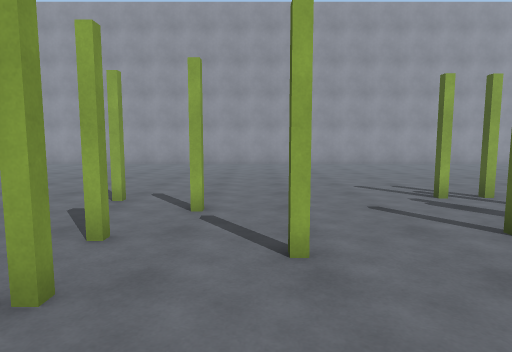
view 1 (above)

23 first-person views from a walk through a scene from a Unity 3-D project. The camera is 1.5 m above the floor, tilts 6° down and sees 75° across. The floor is counted in squares, 1 m on a side. Each view is taken from the middle of a square. On the plan, view 1 faces up. The plan holds only what a view shows up to about 15 squares ahead; the rest is blank. The place goes on beyond the plan.

view 2
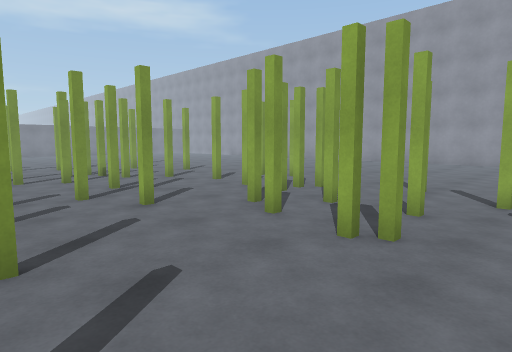

view 3
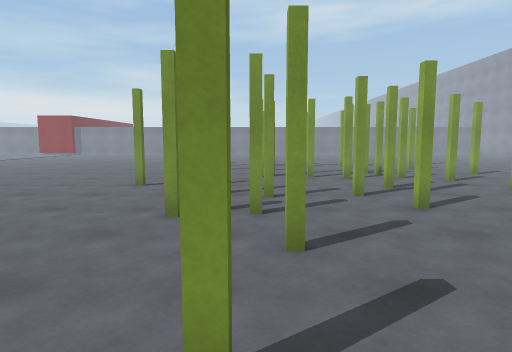

view 4
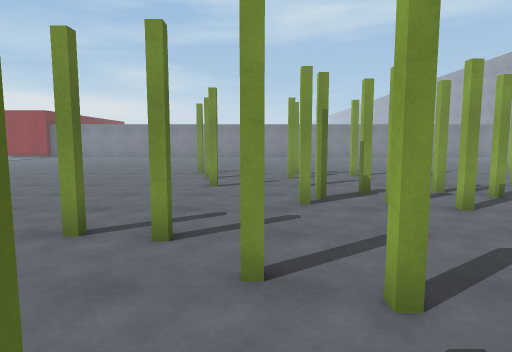

view 5
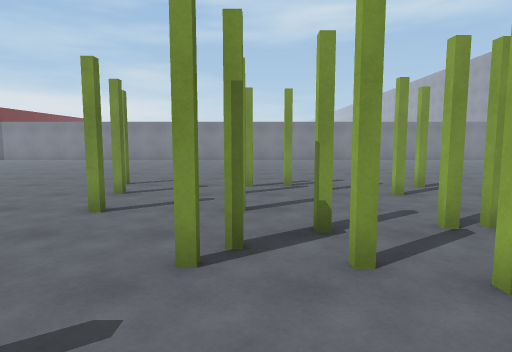

view 6
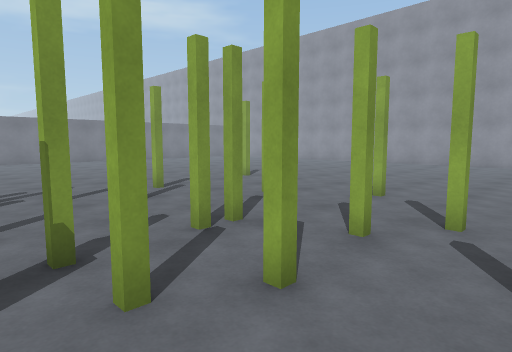

view 7
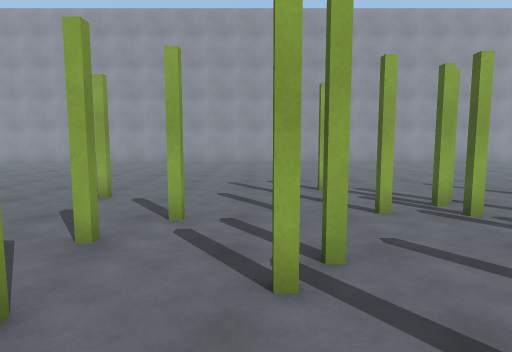

view 8
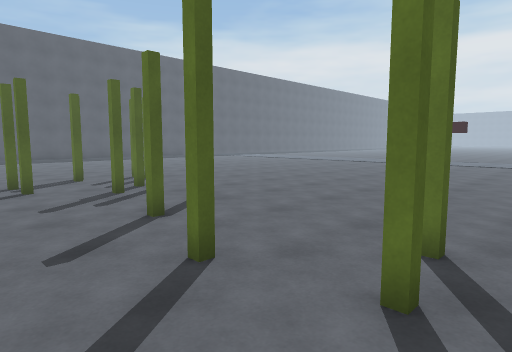

view 9
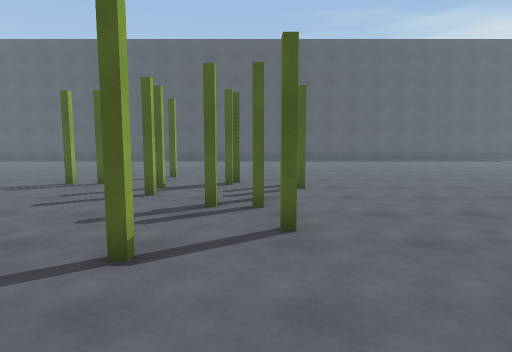

view 10
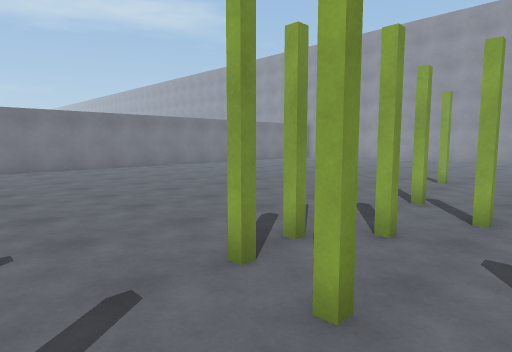

view 11
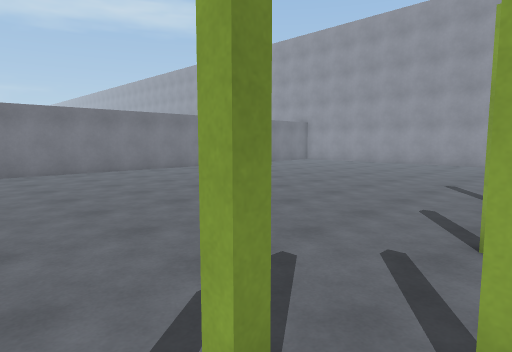

view 12
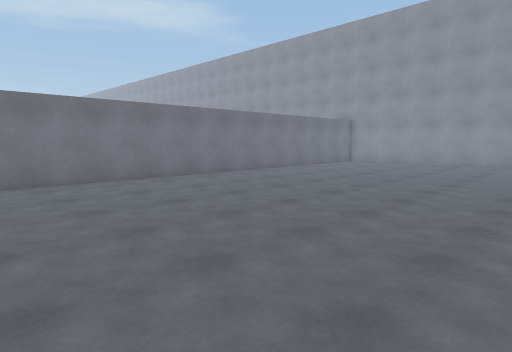

view 13
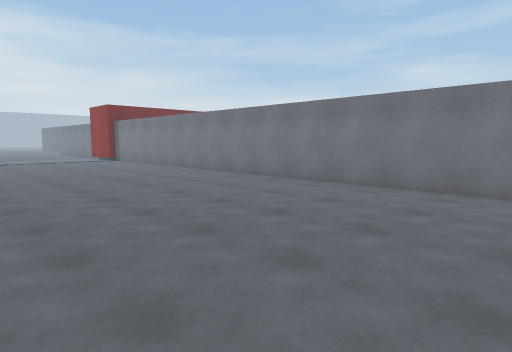

view 14
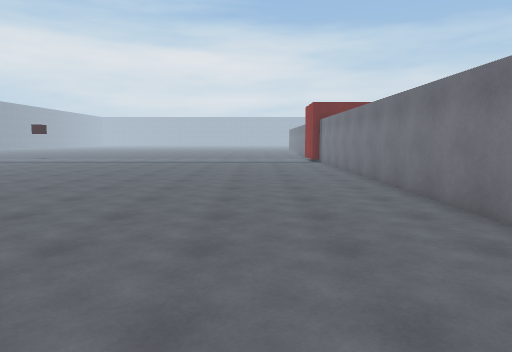

view 15
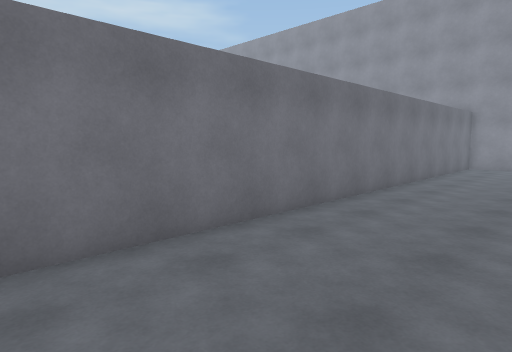

view 16
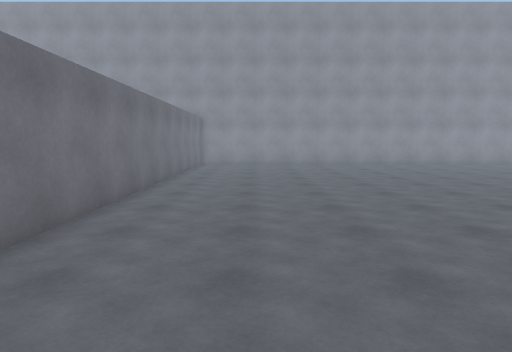

view 17
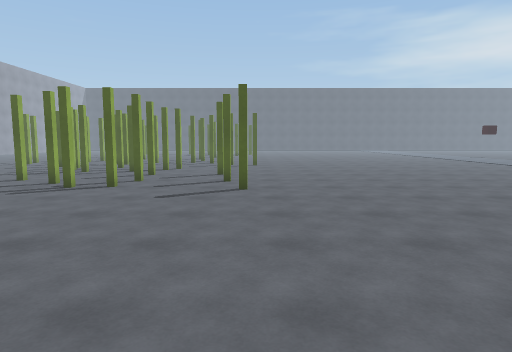

view 18
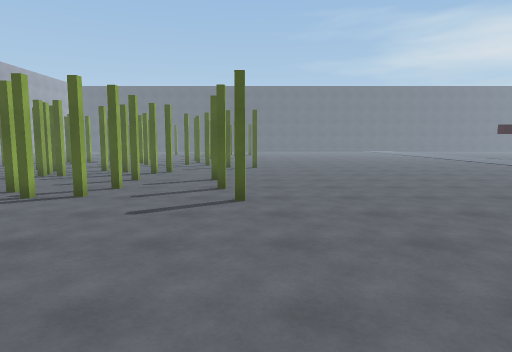

view 19
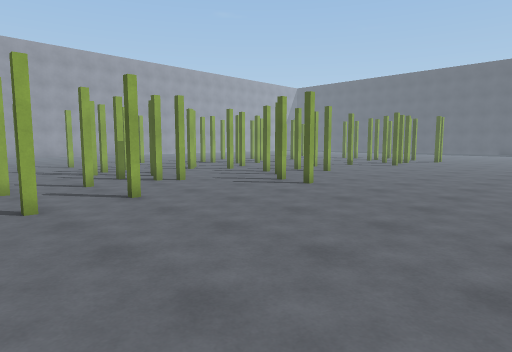

view 20
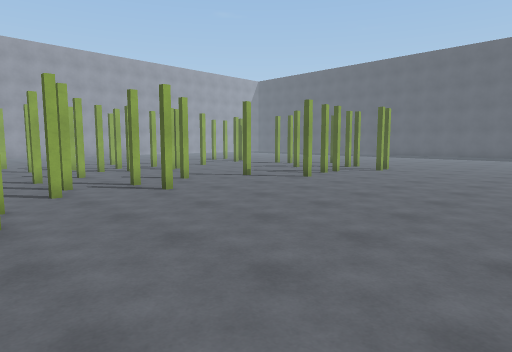

view 21
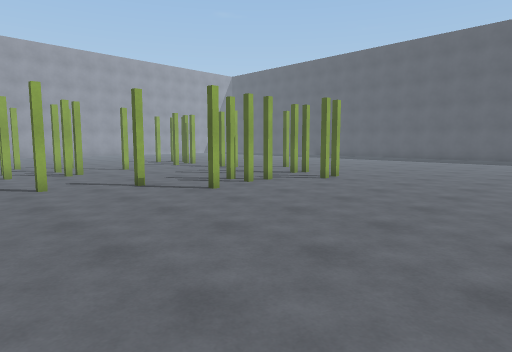

view 22
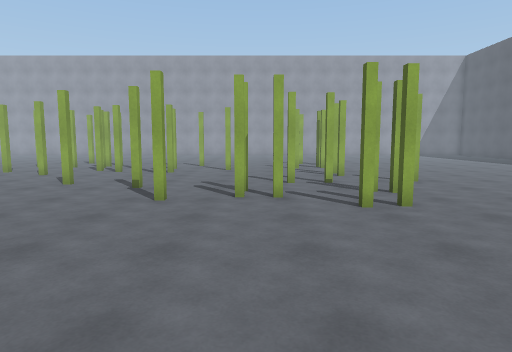

view 23
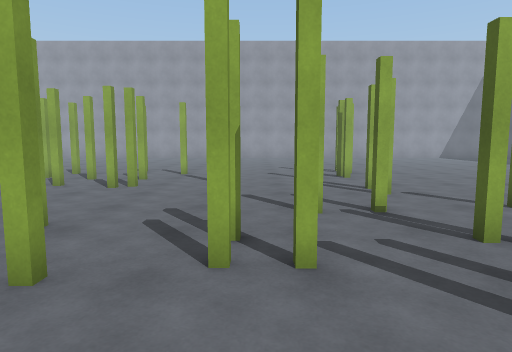

### Floor plan
Key: @ floor where view 1 was taken; # wall or solid block; . floor.
Columns run from 37 left of view 1 to 9 right of it. Each row starts with its distance up from view 1.
 15 #...............     ....   ..  ....... .....
 14 #.................  ....... .. ........ .......
 13 #.................. ....... ...................
 12 #..............................................
 11 #.............................................
 10 #.............................................
  9 #..............#............#.............##.
  8 #.....................#...........#.........
  7 #.............................#.....#....... ..
  6 #..................#.......#..#............#...
  5 #.......................#........#.#.....#.....
  4 #...............#......#.......#......#........
  3 #.................#..#.....#....#..#...........
  2 #.......................#.#...#................
  1 #................#..........#..................
  0 #...............#.....##.............@.........
 -1 #...................#...........#.......#.#..#.
 -2 #.................#....#....#.#....#...........
 -3 #..........................#...........#...#...
 -4 #...................#.....#...#........#.......
 -5 #................#...................#....#....
 -6 #..............#..........#...................
 -7 #..............................................
 -8 #..............................................
 -9 #..............................................
-10 #..............................................
-11 #..............................................
-12 #..............................................
-13 #....................... .  .........  .   ....

Positions as (right, up) in squares from view 1, and headings:
1: (0, 0), facing up
2: (0, -2), facing up-left
3: (0, -2), facing left
4: (-6, -3), facing left
5: (-10, -1), facing left
6: (-11, -1), facing up-left
7: (-11, -1), facing up
8: (-8, 1), facing down-right
9: (-6, -4), facing right
10: (-18, -4), facing up-left
11: (-20, -1), facing up-left
12: (-24, -1), facing up-left
13: (-26, 4), facing down-left
14: (-32, 2), facing down
15: (-32, 1), facing up-left
16: (-33, 0), facing up
17: (-32, -6), facing right
18: (-30, -6), facing right
19: (-21, -13), facing up-right
20: (-12, -13), facing up-right
21: (-7, -13), facing up-right
22: (2, -13), facing up
23: (2, -8), facing up
